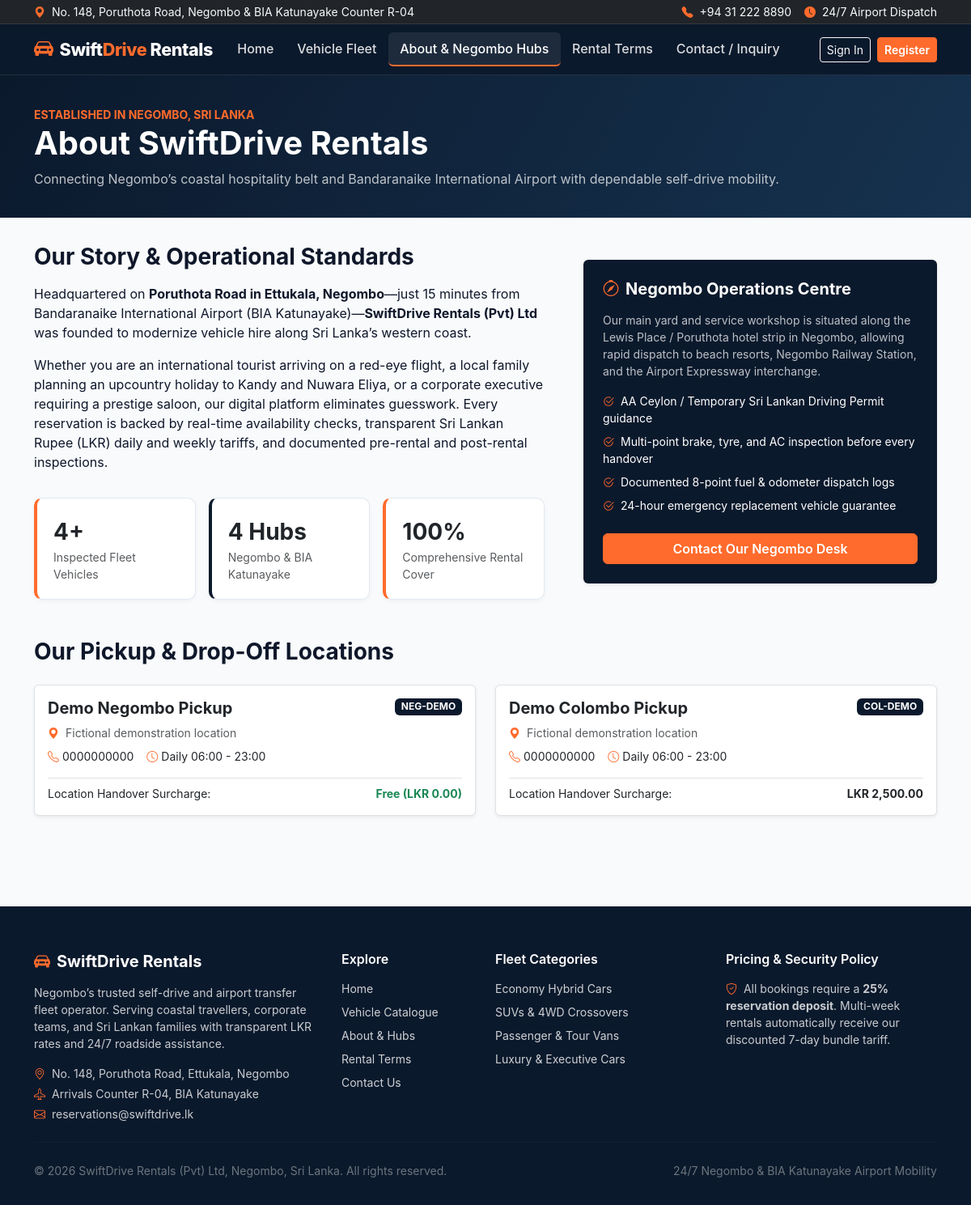
Page /about.php on the committed database.
### tables this page shows
CREATE TABLE `locations` (
    `id` INT UNSIGNED NOT NULL AUTO_INCREMENT,
    `name` VARCHAR(120) NOT NULL,
    `code` VARCHAR(20) NOT NULL,
    `address` VARCHAR(255) NOT NULL,
    `phone` VARCHAR(30) NOT NULL,
    `opening_hours` VARCHAR(100) NOT NULL DEFAULT 'Daily 06:00 - 23:00',
    `surcharge_lkr` DECIMAL(10,2) NOT NULL DEFAULT 0.00,
    `is_active` TINYINT(1) NOT NULL DEFAULT 1,
    PRIMARY KEY (`id`),
    UNIQUE KEY `uq_locations_code` (`code`)
);

### includes/helpers.php (called while the page is built, shortened)
<?php
function e(?string $value): string
{
    return htmlspecialchars((string)$value, ENT_QUOTES | ENT_SUBSTITUTE, 'UTF-8');
}
function format_lkr($amount): string
{
    return 'LKR ' . number_format((float)$amount, 2, '.', ',');
}
function base_prefix(): string
{
    $scriptName = str_replace('\\', '/', $_SERVER['SCRIPT_NAME'] ?? '');
    return '';
}
function url(string $path = ''): string
{
    $prefix = base_prefix();
    $cleanPath = ltrim($path, '/');
    return $prefix . $cleanPath;
}

### about.php (the view, shortened to what this page needs)
<?php
$pdo = Database::getConnection();
$locations = $pdo->query("SELECT * FROM locations WHERE is_active = 1 ORDER BY id ASC")->fetchAll();
$fleetCount = (int)$pdo->query("SELECT COUNT(*) FROM vehicles WHERE is_active = 1")->fetchColumn();
require_once __DIR__ . '/includes/header.php';
?>
<section class="page-header-band">
    <div class="container">
        <span class="text-orange fw-bold text-uppercase small">Established in Negombo, Sri Lanka</span>
        <h1 class="fw-bold mb-2">About SwiftDrive Rentals</h1>
        <p class="mb-0 text-light opacity-75">Connecting Negombo’s coastal hospitality belt and Bandaranaike International Airport with dependable self-drive mobility.</p>
    </div>
</section>
<div class="container pb-5">
    <div class="row g-4 g-lg-5 align-items-center mb-5">
        <div class="col-lg-7">
            <h2 class="h3 fw-bold mb-3">Our Story &amp; Operational Standards</h2>
            <p>
                Headquartered on <strong>Poruthota Road in Ettukala, Negombo</strong>—just 15 minutes from Bandaranaike International Airport (BIA Katunayake)—<strong>SwiftDrive Rentals (Pvt) Ltd</strong> was founded to modernize vehicle hire along Sri Lanka’s western coast.
            </p>
            <p>
                Whether you are an international tourist arriving on a red-eye flight, a local family planning an upcountry holiday to Kandy and Nuwara Eliya, or a corporate executive requiring a prestige saloon, our digital platform eliminates guesswork. Every reservation is backed by real-time availability checks, transparent Sri Lankan Rupee (LKR) daily and weekly tariffs, and documented pre-rental and post-rental inspections.
            </p>
            <div class="row g-3 mt-3">
                <div class="col-sm-4">
                    <div class="kpi-card accent">
                        <div class="fs-3 fw-bold text-dark"><?= $fleetCount ?>+</div>
                        <div class="small text-muted">Inspected Fleet Vehicles</div>
                    </div>
                </div>
                <div class="col-sm-4">
                    <div class="kpi-card">
                        <div class="fs-3 fw-bold text-dark">4 Hubs</div>
                        <div class="small text-muted">Negombo &amp; BIA Katunayake</div>
                    </div>
                </div>
                <div class="col-sm-4">
                    <div class="kpi-card accent">
                        <div class="fs-3 fw-bold text-dark">100%</div>
                        <div class="small text-muted">Comprehensive Rental Cover</div>
                    </div>
                </div>
            </div>
        </div>
        <div class="col-lg-5">
            <div class="card border-0 shadow-sm bg-navy text-white p-4">
                <h3 class="h5 fw-bold mb-3"><i class="bi bi-compass text-orange me-2"></i>Negombo Operations Centre</h3>
                <p class="small text-light opacity-75">
                    Our main yard and service workshop is situated along the Lewis Place / Poruthota hotel strip in Negombo, allowing rapid dispatch to beach resorts, Negombo Railway Station, and the Airport Expressway interchange.
                </p>
                <ul class="list-unstyled small d-flex flex-column gap-2 mb-4">
                    <li><i class="bi bi-check2-circle text-orange me-2"></i>AA Ceylon / Temporary Sri Lankan Driving Permit guidance</li>
                    <li><i class="bi bi-check2-circle text-orange me-2"></i>Multi-point brake, tyre, and AC inspection before every handover</li>
                    <li><i class="bi bi-check2-circle text-orange me-2"></i>Documented 8-point fuel &amp; odometer dispatch logs</li>
                    <li><i class="bi bi-check2-circle text-orange me-2"></i>24-hour emergency replacement vehicle guarantee</li>
                </ul>
                <a href="<?= e(url('contact.php')) ?>" class="btn btn-accent">Contact Our Negombo Desk</a>
            </div>
        </div>
    </div>
    <h2 class="h3 fw-bold mb-4">Our Pickup &amp; Drop-Off Locations</h2>
    <div class="row g-4">
        <?php foreach ($locations as $loc): ?>
            <div class="col-md-6">
                <div class="card h-100 border shadow-sm">
                    <div class="card-body">
                        <div class="d-flex justify-content-between align-items-start mb-2">
                            <h3 class="h5 fw-bold mb-0"><?= e($loc['name']) ?></h3>
                            <span class="badge bg-navy"><?= e($loc['code']) ?></span>
                        </div>
                        <p class="small text-muted mb-2"><i class="bi bi-geo-alt-fill text-orange me-2"></i><?= e($loc['address']) ?></p>
                        <div class="d-flex flex-wrap gap-3 small mb-3">
                            <span><i class="bi bi-telephone text-orange me-1"></i><?= e($loc['phone']) ?></span>
                            <span><i class="bi bi-clock text-orange me-1"></i><?= e($loc['opening_hours']) ?></span>
                        </div>
                        <div class="pt-2 border-top d-flex justify-content-between align-items-center small">
                            <span>Location Handover Surcharge:</span>
                            <strong class="<?= (float)$loc['surcharge_lkr'] > 0 ? 'text-dark' : 'text-success' ?>">
                                <?= (float)$loc['surcharge_lkr'] > 0 ? e(format_lkr($loc['surcharge_lkr'])) : 'Free (LKR 0.00)' ?>
                            </strong>
                        </div>
                    </div>
                </div>
            </div>
        <?php endforeach; ?>
    </div>
</div>
<?php require_once __DIR__ . '/includes/footer.php'; ?>

### assets/css/style.css (style rules this page uses)
:root { --sd-navy: #0B192C; --sd-navy-light: #132742; --sd-navy-muted: #1E3A5F; --sd-orange: #FF6B2C; --sd-orange-hover: #E05519; --sd-orange-soft: #FFF1EB; --sd-bg-soft: #F8FAFC; --sd-border: #E2E8F0; --sd-text: #0F172A; --sd-text-muted: #475569; }
body { font-family: 'Inter', system-ui, -apple-system, BlinkMacSystemFont, "Segoe UI", Roboto, sans-serif; color: var(--sd-text); background-color: var(--sd-bg-soft); display: flex; flex-direction: column; min-height: 100vh; }
.btn-accent { background-color: var(--sd-orange); border-color: var(--sd-orange); color: #ffffff; font-weight: 600; }
.page-header-band { background: linear-gradient(120deg, #0B192C 0%, #16324F 100%); color: #ffffff; padding: 2.25rem 0; margin-bottom: 2rem; }
.kpi-card { background: #ffffff; border: 1px solid var(--sd-border); border-left: 4px solid var(--sd-navy); border-radius: 10px; padding: 1.25rem; box-shadow: 0 2px 6px rgba(15, 23, 42, 0.04); }
.kpi-card.accent { border-left-color: var(--sd-orange); }
.text-orange { color: var(--sd-orange) !important; }
.bg-navy { background-color: var(--sd-navy) !important; color: #ffffff; }

### rows in the picture
locations: name "Demo Negombo Pickup", code "NEG-DEMO", address "Fictional demonstration location", phone "0000000000", opening_hours "Daily 06:00 - 23:00", surcharge_lkr "Free (LKR 0.00)"
locations: name "Demo Colombo Pickup", code "COL-DEMO", address "Fictional demonstration location", phone "0000000000", opening_hours "Daily 06:00 - 23:00", surcharge_lkr "LKR 2,500.00"

### other values in the picture
$fleetCount "4"
